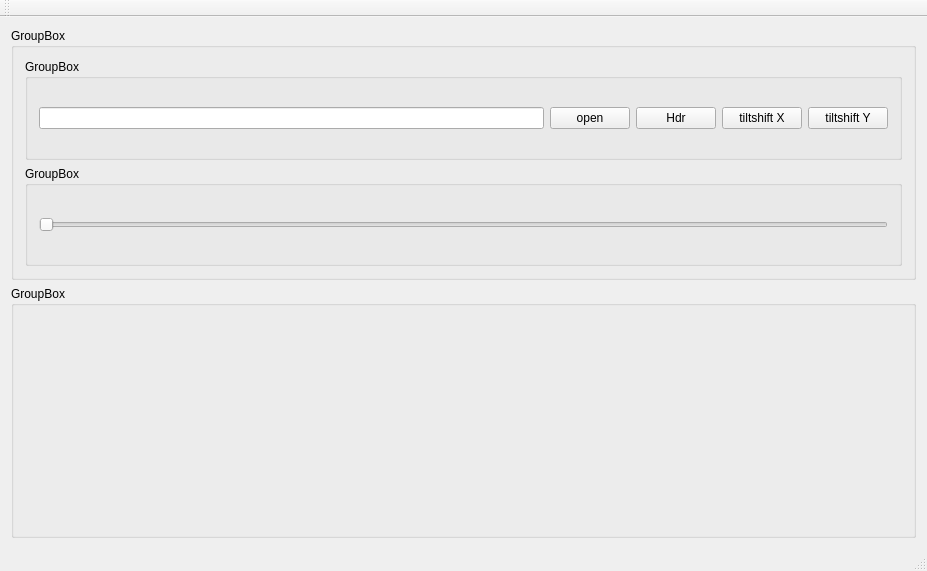
<?xml version="1.0" encoding="UTF-8"?>
<ui version="4.0">
 <class>MainWindow</class>
 <widget class="QMainWindow" name="MainWindow">
  <property name="geometry">
   <rect>
    <x>0</x>
    <y>0</y>
    <width>927</width>
    <height>571</height>
   </rect>
  </property>
  <property name="windowTitle">
   <string>MainWindow</string>
  </property>
  <widget class="QWidget" name="centralWidget">
   <layout class="QVBoxLayout" name="verticalLayout_2">
    <item>
     <widget class="QGroupBox" name="groupBox_2">
      <property name="title">
       <string>GroupBox</string>
      </property>
      <layout class="QVBoxLayout" name="verticalLayout">
       <item>
        <widget class="QGroupBox" name="groupBox_4">
         <property name="title">
          <string>GroupBox</string>
         </property>
         <layout class="QHBoxLayout" name="horizontalLayout">
          <item>
           <widget class="QLineEdit" name="linepath"/>
          </item>
          <item>
           <widget class="QPushButton" name="open">
            <property name="text">
             <string>open</string>
            </property>
           </widget>
          </item>
          <item>
           <widget class="QPushButton" name="hdr">
            <property name="text">
             <string>Hdr</string>
            </property>
           </widget>
          </item>
          <item>
           <widget class="QPushButton" name="tiltshift_x">
            <property name="text">
             <string>tiltshift X</string>
            </property>
           </widget>
          </item>
          <item>
           <widget class="QPushButton" name="tiltshift_y">
            <property name="text">
             <string>tiltshift Y</string>
            </property>
           </widget>
          </item>
         </layout>
        </widget>
       </item>
       <item>
        <widget class="QGroupBox" name="groupBox_3">
         <property name="title">
          <string>GroupBox</string>
         </property>
         <layout class="QHBoxLayout" name="horizontalLayout_2">
          <item>
           <widget class="QSlider" name="ruler">
            <property name="orientation">
             <enum>Qt::Horizontal</enum>
            </property>
           </widget>
          </item>
         </layout>
        </widget>
       </item>
      </layout>
     </widget>
    </item>
    <item>
     <widget class="QGroupBox" name="groupBox">
      <property name="title">
       <string>GroupBox</string>
      </property>
      <layout class="QHBoxLayout" name="horizontalLayout_3">
       <item>
        <widget class="QWidget" name="hinh1" native="true"/>
       </item>
       <item>
        <widget class="QWidget" name="hinh2" native="true"/>
       </item>
      </layout>
     </widget>
    </item>
   </layout>
  </widget>
  <widget class="QMenuBar" name="menuBar">
   <property name="geometry">
    <rect>
     <x>0</x>
     <y>0</y>
     <width>927</width>
     <height>22</height>
    </rect>
   </property>
  </widget>
  <widget class="QToolBar" name="mainToolBar">
   <attribute name="toolBarArea">
    <enum>TopToolBarArea</enum>
   </attribute>
   <attribute name="toolBarBreak">
    <bool>false</bool>
   </attribute>
  </widget>
  <widget class="QStatusBar" name="statusBar"/>
 </widget>
 <layoutdefault spacing="6" margin="11"/>
 <resources/>
 <connections/>
</ui>
